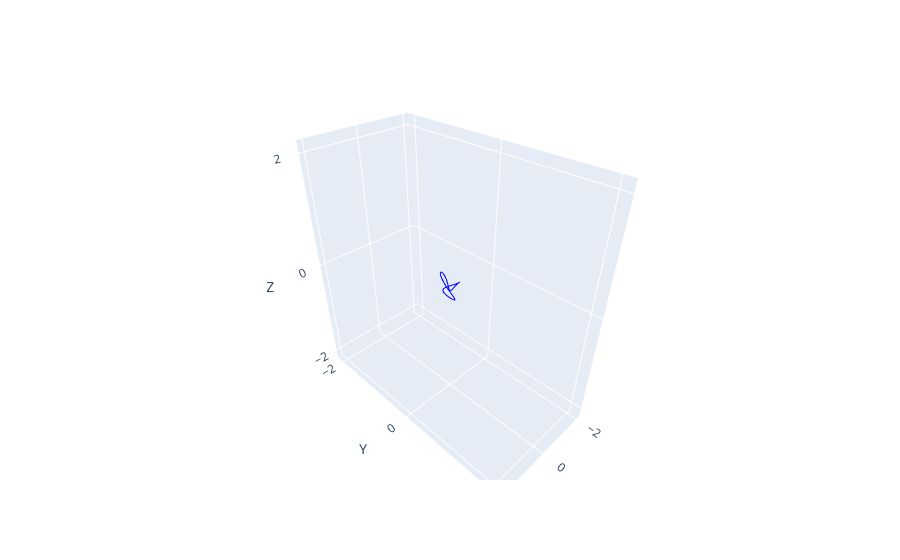

This figure's notebook cell:
### Code cell
sys = p3.System(mu=1.215058560962404E-2)
# 1.1442729375808927E+0	-2.5570518644231412E-20	9.7411817634090236E-2	1.0072600603243715E-2	-3.4395156291560752E-1	2.8345900193831092E-1
sys.add(r=[1.1442729375808927E+0-(1-sys.mu),-2.5570518644231412E-20,9.7411817634090236E-2],v=[1.0072600603243715E-2,-3.4395156291560752E-1,2.8345900193831092E-1])
sys.refsystem = 'secondary'
solucion,ts = sys.propagate(time=10,p=0,N=1000)

import plotly.graph_objects as go

fig = go.Figure(data=go.Scatter3d(
    x=solucion[:, 0],
    y=solucion[:, 1],
    z=solucion[:, 2],
    mode='lines',
    line=dict(color='blue', width=2),
))

rang = 2.2
fig.update_layout(scene=dict(
    xaxis=dict(title='X',range=[-rang,rang]),
    yaxis=dict(title='Y',range=[-rang,rang]),
    zaxis=dict(title='Z',range=[-rang,rang]),
))

fig.show()

### Figure 1 — Plotly figure (JSON) as saved in the notebook; plotly's stock layout.template omitted (floating-point values rounded to 4 significant figures; data arrays with more than 128 entries replaced by an {"elided": "..."} marker saying what was removed)
{"data": [{"line": {"color": "blue", "width": 2}, "mode": "lines", "type": "scatter3d", "x": {"elided": "1000 float values"}, "y": {"elided": "1000 float values"}, "z": {"elided": "1000 float values"}}], "layout": {"scene": {"xaxis": {"range": [-2.2, 2.2], "title": {"text": "X"}}, "yaxis": {"range": [-2.2, 2.2], "title": {"text": "Y"}}, "zaxis": {"range": [-2.2, 2.2], "title": {"text": "Z"}}}}}
